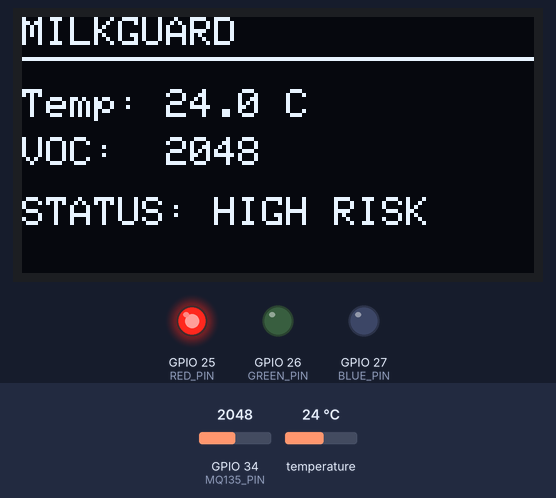
Bench run of a sketch on a simulated ESP32. On the bench: 128×64 one-colour display, output pins drawn as LEDs (lit = HIGH). Inputs (shaded band) come from the test bench; at power-on: temperature 24 °C, GPIO 34 (MQ135_PIN) = 2048. What the sketch prints to the serial monitor is not drawn.

Above: at 3.4 s.
3.5 s: temperature set to 12 °C
At 6.5 s:
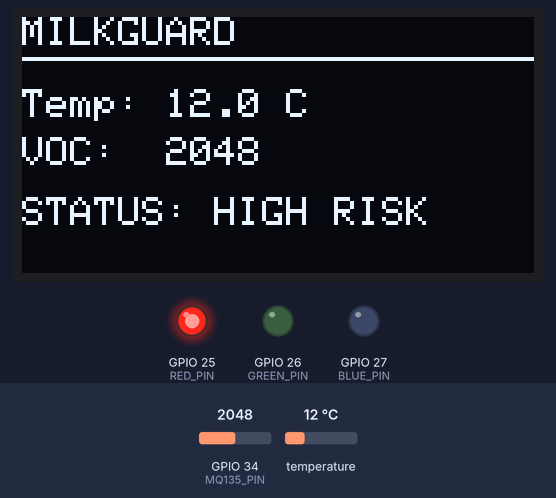
7.2 s: GPIO 34 (MQ135_PIN) set to 2866
At 9.7 s:
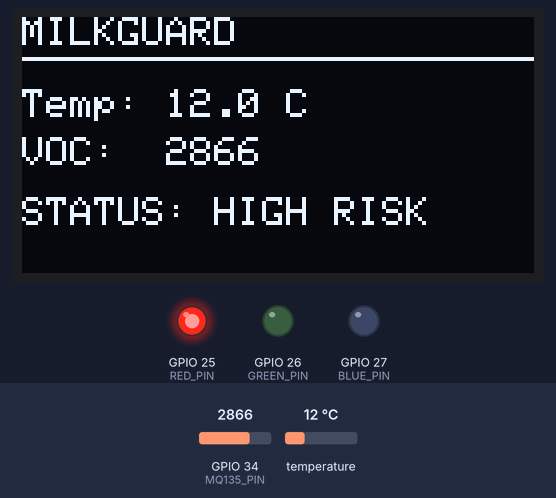
10.9 s: temperature set to 19 °C
14.6 s: GPIO 34 (MQ135_PIN) set to 3603
At 18.0 s:
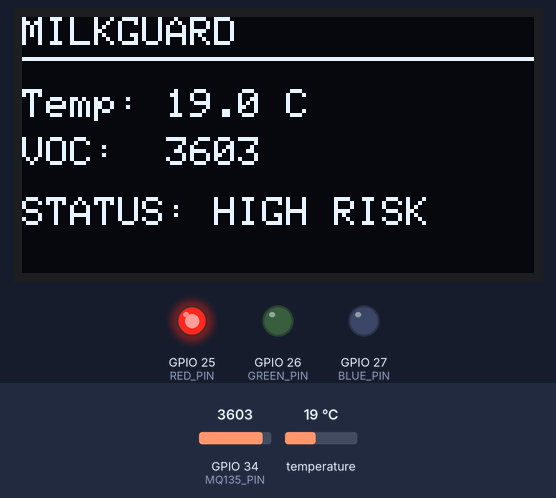
18.3 s: temperature set to 28 °C
At 20.0 s:
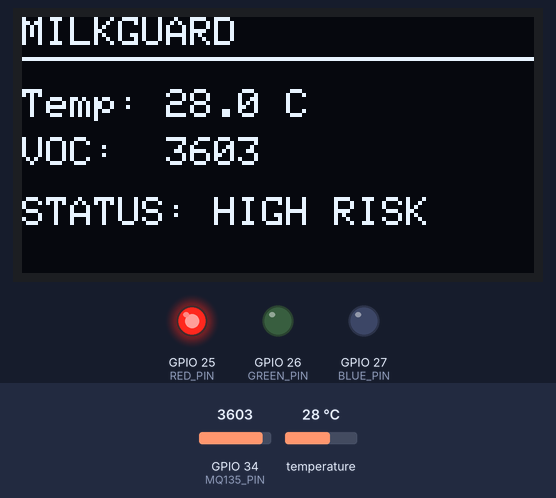
22.0 s: GPIO 34 (MQ135_PIN) set to 4095
At 23.2 s:
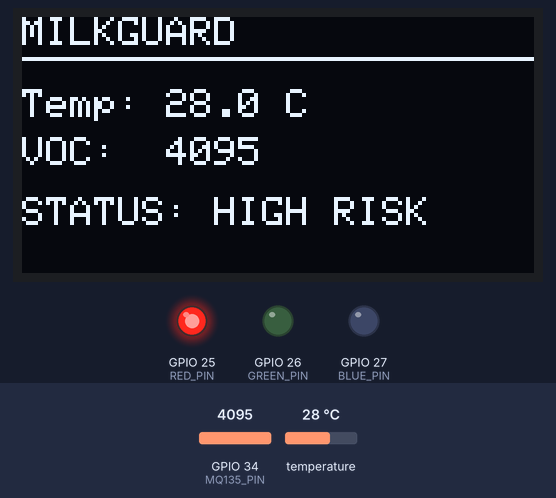
Timing chart, 0 to 25.0 s (numbered marks = the images above; inputs shaded):
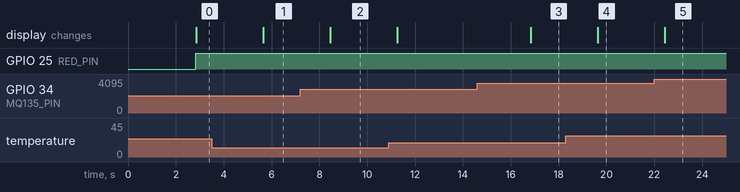

Measured:
- after the input at 3.5 s, the display: changes after 2.2 s (image 1)
- after the input at 7.2 s, the display: changes after 1.3 s (image 2)
- after the input at 14.6 s, the display: changes after 2.2 s (image 3)
- after the input at 18.3 s, the display: changes after 1.3 s (image 4)
- after the input at 22.0 s, the display: changes after 0.43 s (image 5)

The sketch:

milkguard_esp32.ino
```cpp
#include <Wire.h>
#include <Adafruit_GFX.h>
#include <Adafruit_SSD1306.h>
#include <OneWire.h>
#include <DallasTemperature.h>

// ---------------- PIN DEFINITIONS ----------------
#define TEMP_PIN 4
#define MQ135_PIN 34

#define RED_PIN 25
#define GREEN_PIN 26
#define BLUE_PIN 27

// ---------------- OLED ----------------
#define SCREEN_WIDTH 128
#define SCREEN_HEIGHT 64

Adafruit_SSD1306 display(SCREEN_WIDTH, SCREEN_HEIGHT, &Wire, -1);

// ---------------- TEMPERATURE SENSOR ----------------
OneWire oneWire(TEMP_PIN);
DallasTemperature tempSensor(&oneWire);

// ---------------- THRESHOLDS ----------------
// These values are prototype calibration values.
// Adjust them after collecting your own sensor data.

float TEMP_WARNING = 8.0;
float TEMP_HIGH = 12.0;

int GAS_WARNING = 1500;
int GAS_HIGH = 2200;

// ----------------------------------------------------

void setup() {

  Serial.begin(115200);

  // Sensor initialization
  tempSensor.begin();

  // LED pins
  pinMode(RED_PIN, OUTPUT);
  pinMode(GREEN_PIN, OUTPUT);
  pinMode(BLUE_PIN, OUTPUT);

  // MQ-135
  pinMode(MQ135_PIN, INPUT);

  // OLED initialization
  if (!display.begin(SSD1306_SWITCHCAPVCC, 0x3C)) {
    Serial.println("OLED initialization failed!");
    while (1);
  }

  display.clearDisplay();
  display.setTextColor(SSD1306_WHITE);

  display.setTextSize(2);
  display.setCursor(10, 10);
  display.println("MilkGuard");

  display.setTextSize(1);
  display.setCursor(20, 40);
  display.println("Initializing...");

  display.display();

  delay(2000);
}

// ----------------------------------------------------

void setLED(String status) {

  if (status == "FRESH") {

    digitalWrite(RED_PIN, LOW);
    digitalWrite(GREEN_PIN, HIGH);
    digitalWrite(BLUE_PIN, LOW);

  }

  else if (status == "WARNING") {

    digitalWrite(RED_PIN, HIGH);
    digitalWrite(GREEN_PIN, HIGH);
    digitalWrite(BLUE_PIN, LOW);

  }

  else {

    digitalWrite(RED_PIN, HIGH);
    digitalWrite(GREEN_PIN, LOW);
    digitalWrite(BLUE_PIN, LOW);
  }
}

// ----------------------------------------------------

String determineStatus(float temperature, int gasValue) {

  // High temperature or high VOC indication
  if (temperature >= TEMP_HIGH || gasValue >= GAS_HIGH) {
    return "HIGH RISK";
  }

  // Moderate temperature or VOC indication
  else if (temperature >= TEMP_WARNING ||
           gasValue >= GAS_WARNING) {
    return "WARNING";
  }

  // Normal condition
  else {
    return "FRESH";
  }
}

// ----------------------------------------------------

void displayData(float temperature, int gasValue, String status) {

  display.clearDisplay();

  display.setTextSize(1);
  display.setCursor(0, 0);
  display.println("MILKGUARD");

  display.drawLine(0, 10, 127, 10, SSD1306_WHITE);

  // Temperature
  display.setCursor(0, 18);
  display.print("Temp: ");
  display.print(temperature, 1);
  display.println(" C");

  // Gas/VOC reading
  display.setCursor(0, 30);
  display.print("VOC:  ");
  display.println(gasValue);

  // Status
  display.setCursor(0, 45);
  display.print("STATUS: ");

  display.setTextSize(1);
  display.println(status);

  display.display();
}

// ----------------------------------------------------

void loop() {

  // -------- READ TEMPERATURE --------

  tempSensor.requestTemperatures();

  float temperature = tempSensor.getTempCByIndex(0);

  // -------- READ MQ-135 --------

  int gasValue = analogRead(MQ135_PIN);

  // -------- DETERMINE STATUS --------

  String status = determineStatus(temperature, gasValue);

  // -------- LED INDICATION --------

  setLED(status);

  // -------- OLED --------

  displayData(temperature, gasValue, status);

  // -------- SERIAL MONITOR --------

  Serial.println("--------------------------------");

  Serial.print("Temperature: ");
  Serial.print(temperature);
  Serial.println(" °C");

  Serial.print("VOC Sensor: ");
  Serial.println(gasValue);

  Serial.print("Milk Status: ");
  Serial.println(status);

  Serial.println("--------------------------------");

  delay(2000);
}
```
